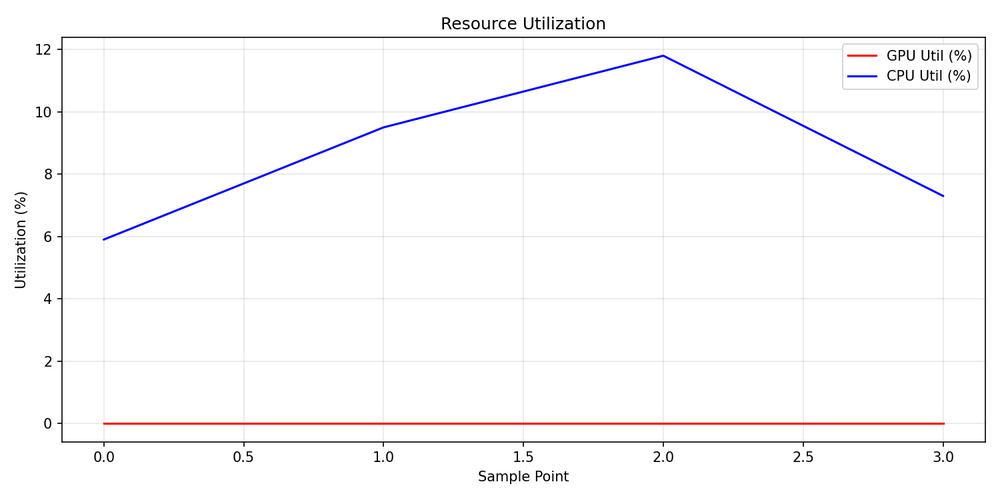
#> input picture performance_charts/resource_utilization.png, 1000 x 500 px, shrunk from 1500 x 750 before the run
$ python -i image_processing.py   (imports and definitions only)   (older library calls are emulated)
#> lines starting #> are read from the running program, lines starting #| are printed output that depends on the picture
import cv2
import numpy as np

def enhance_frame_for_detection(frame, enhancement_level='medium'):
    """
    Enhance frame contrast and sharpness to improve vehicle detection,
    especially for distant objects.

    Args:
        frame: Input RGB frame (numpy array)
        enhancement_level: 'light', 'medium', 'strong' - controls intensity

    Returns:
        Enhanced RGB frame
    """
#> called with enhancement_level = 'medium'

    # Define enhancement parameters based on level
    params = {
        'light': {
            'clahe_clip': 2.0,
            'clahe_grid': (8, 8),
            'sharpen_alpha': 0.3,
            'gamma': 1.1
        },
        'medium': {
            'clahe_clip': 3.0,
            'clahe_grid': (8, 8),
            'sharpen_alpha': 0.5,
            'gamma': 1.2
        },
        'strong': {
            'clahe_clip': 4.0,
            'clahe_grid': (6, 6),
            'sharpen_alpha': 0.7,
            'gamma': 1.3
        }
    }

    p = params.get(enhancement_level, params['medium'])

    # Convert to LAB color space for better contrast enhancement
    lab = cv2.cvtColor(frame, cv2.COLOR_RGB2LAB)
#> lab: shape (500, 1000, 3); mean of channels 0, 1, 2 250.5, 128.6, 127.8
    l_channel, a_channel, b_channel = cv2.split(lab)
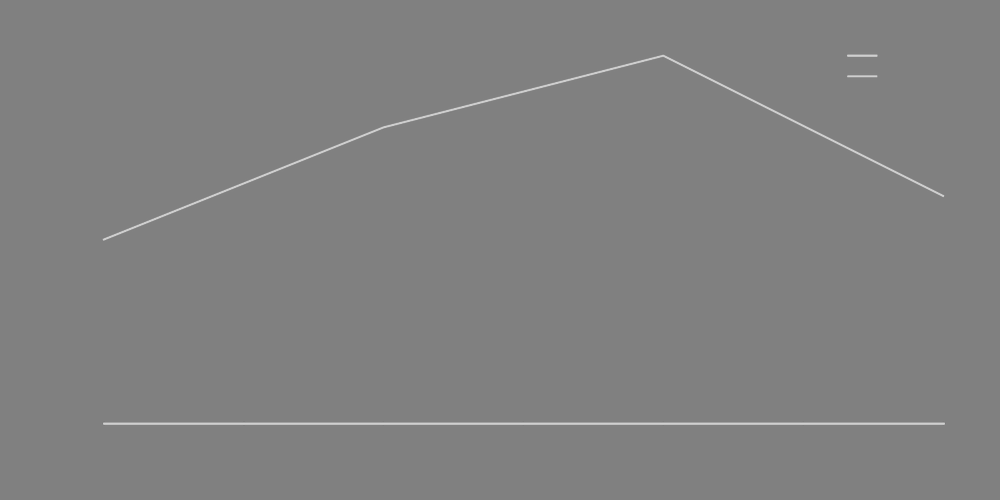
#> a_channel: shape (500, 1000); min 123, max 208, mean 128.6

    # Apply CLAHE (Contrast Limited Adaptive Histogram Equalization) to L channel
    clahe = cv2.createCLAHE(clipLimit=p['clahe_clip'], tileGridSize=p['clahe_grid'])
    l_channel_enhanced = clahe.apply(l_channel)

    # Merge channels back
    lab_enhanced = cv2.merge([l_channel_enhanced, a_channel, b_channel])
#> lab_enhanced: shape (500, 1000, 3); mean of channels 0, 1, 2 250, 128.6, 127.8
    frame_contrast = cv2.cvtColor(lab_enhanced, cv2.COLOR_LAB2BGR)

    # Apply gamma correction for brightness adjustment
    gamma_corrected = adjust_gamma(frame_contrast, p['gamma'])

    # Apply unsharp masking for sharpening
    frame_sharp = unsharp_mask(gamma_corrected, p['sharpen_alpha'])

    # Optional: Enhance edges specifically
    frame_final = enhance_edges(frame_sharp, intensity=0.3)

    return cv2.cvtColor(frame_final, cv2.COLOR_RGB2BGR)

def adjust_gamma(image, gamma=1.0):
    """Apply gamma correction to adjust brightness"""
#> called with gamma = 1.2
    inv_gamma = 1.0 / gamma
    table = np.array([((i / 255.0) ** inv_gamma) * 255 for i in np.arange(0, 256)]).astype("uint8")
    return cv2.LUT(image, table)

def unsharp_mask(image, alpha=0.5, blur_radius=1):
    """Apply unsharp masking for sharpening"""
#> called with alpha = 0.5, blur_radius = 1
    # Create Gaussian blur
    blurred = cv2.GaussianBlur(image, (0, 0), blur_radius)
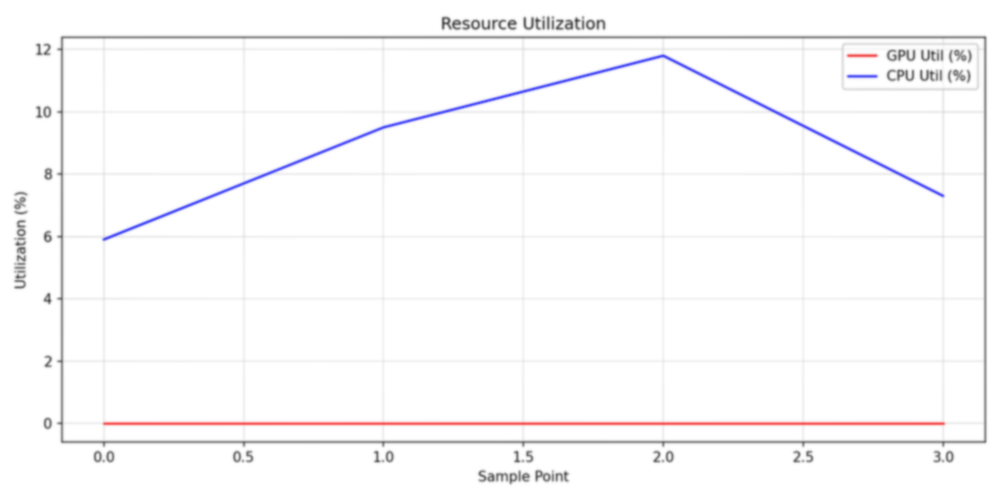
#> blurred: shape (500, 1000, 3); mean B, G, R 250.5, 249.6, 250.4

    # Create sharpened image
    sharpened = cv2.addWeighted(image, 1.0 + alpha, blurred, -alpha, 0)

    return sharpened

def enhance_edges(image, intensity=0.3):
    """Enhance edges to make object boundaries clearer"""
#> called with intensity = 0.3
    # Convert to grayscale for edge detection
    gray = cv2.cvtColor(image, cv2.COLOR_BGR2GRAY)

    # Apply Laplacian edge detection
    laplacian = cv2.Laplacian(gray, cv2.CV_64F)
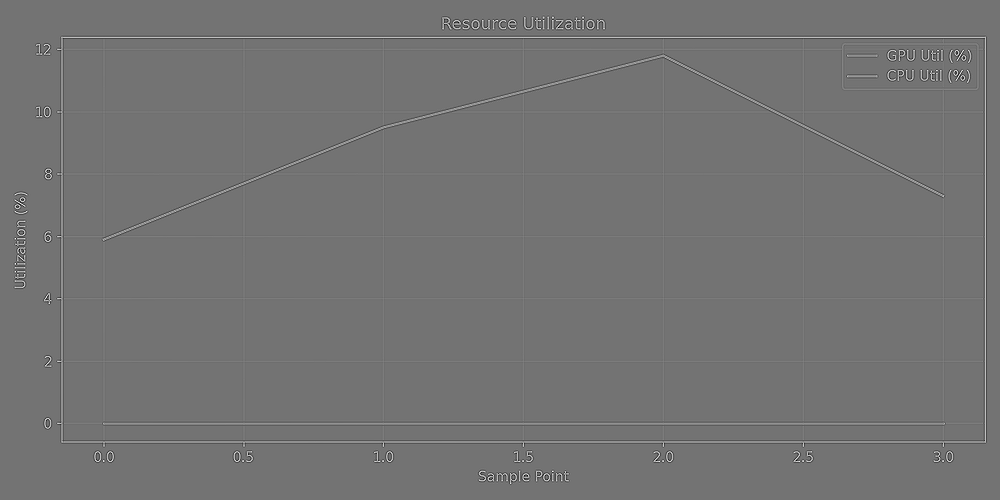
#> laplacian: shape (500, 1000) float64; min -667, max 801, mean 0; drawn with min black and max white
    laplacian = np.uint8(np.absolute(laplacian))
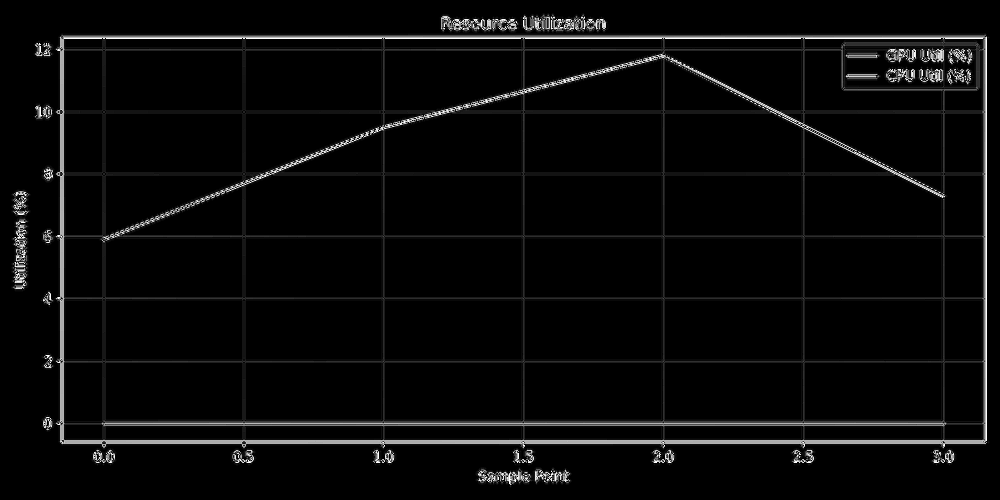
#> laplacian: shape (500, 1000); min 0, max 255, mean 9.6

    # Convert back to 3-channel
    laplacian_3ch = cv2.cvtColor(laplacian, cv2.COLOR_GRAY2BGR)

    # Blend with original image
    enhanced = cv2.addWeighted(image, 1.0, laplacian_3ch, intensity, 0)

    return enhanced

>>> import cv2
>>> picture = cv2.cvtColor(cv2.imread('../performance_charts/resource_utilization.png'), cv2.COLOR_BGR2RGB)
>>> result = enhance_frame_for_detection(picture)

$ run again, on performance_charts/fps_over_time.png
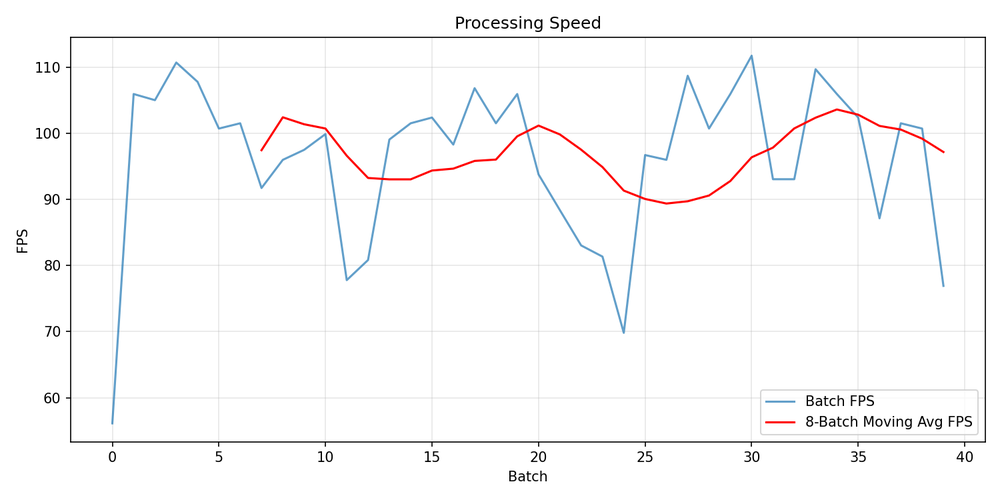
#> input picture performance_charts/fps_over_time.png, 1000 x 500 px, shrunk from 1500 x 750 before the run
#> lab: shape (500, 1000, 3); mean of channels 0, 1, 2 250.2, 128.2, 127.9
#> in enhance_frame_for_detection, `l_channel, a_channel, b_channel = cv2.split(lab)`:
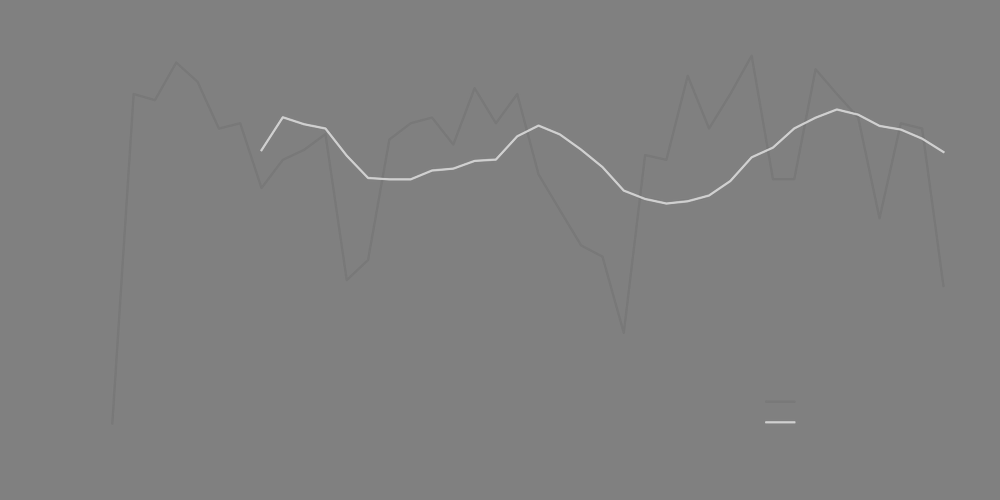
#> a_channel: shape (500, 1000); min 116, max 208, mean 128.2
#> lab_enhanced: shape (500, 1000, 3); mean of channels 0, 1, 2 249.4, 128.2, 127.9
#> in enhance_edges, `laplacian = np.uint8(np.absolute(laplacian))`:
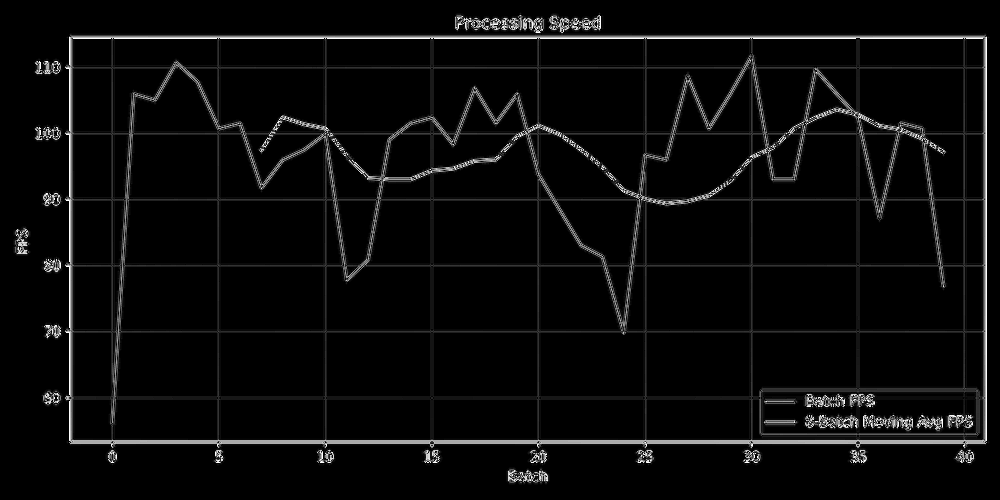
#> laplacian: shape (500, 1000); min 0, max 255, mean 10.6

$ run again, on performance_charts/timing_breakdown.png
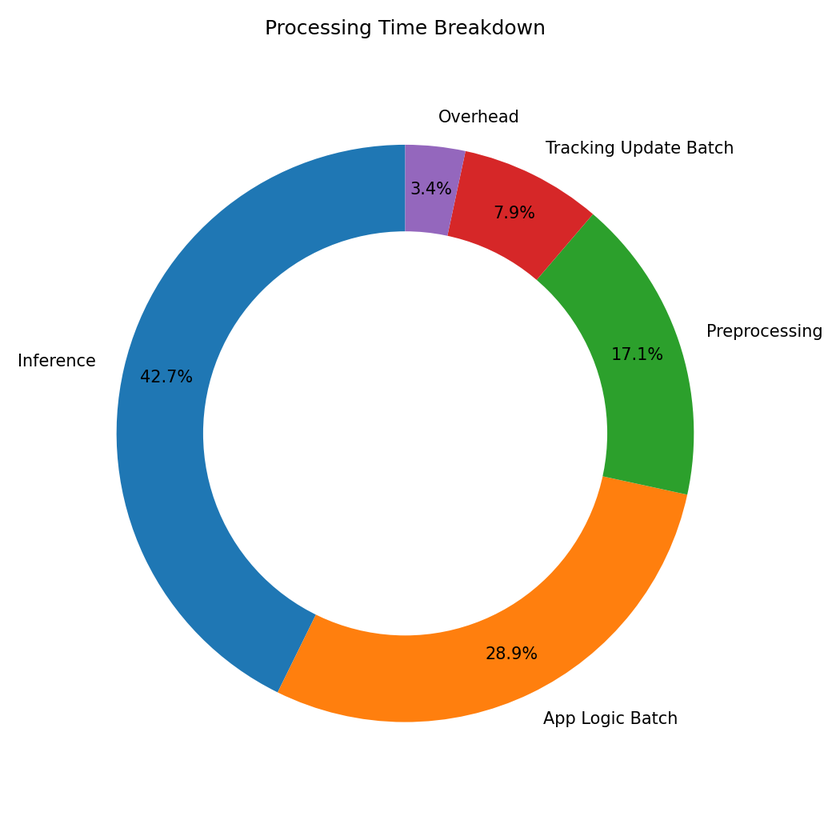
#> input picture performance_charts/timing_breakdown.png, 840 x 840 px, shrunk from 1050 x 1050 before the run
#> lab: shape (840, 840, 3); mean of channels 0, 1, 2 232, 129.5, 130.8
#> in enhance_frame_for_detection, `l_channel, a_channel, b_channel = cv2.split(lab)`:
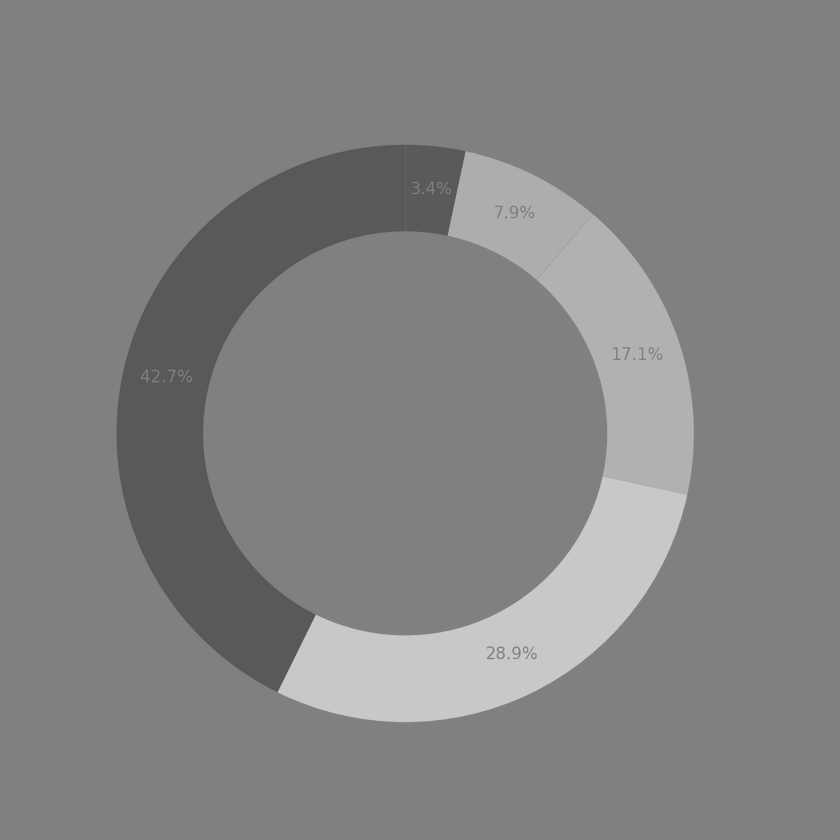
#> b_channel: shape (840, 840); min 81, max 202, mean 130.8
#> lab_enhanced: shape (840, 840, 3); mean of channels 0, 1, 2 231.4, 129.5, 130.8
#> in enhance_edges, `laplacian = np.uint8(np.absolute(laplacian))`:
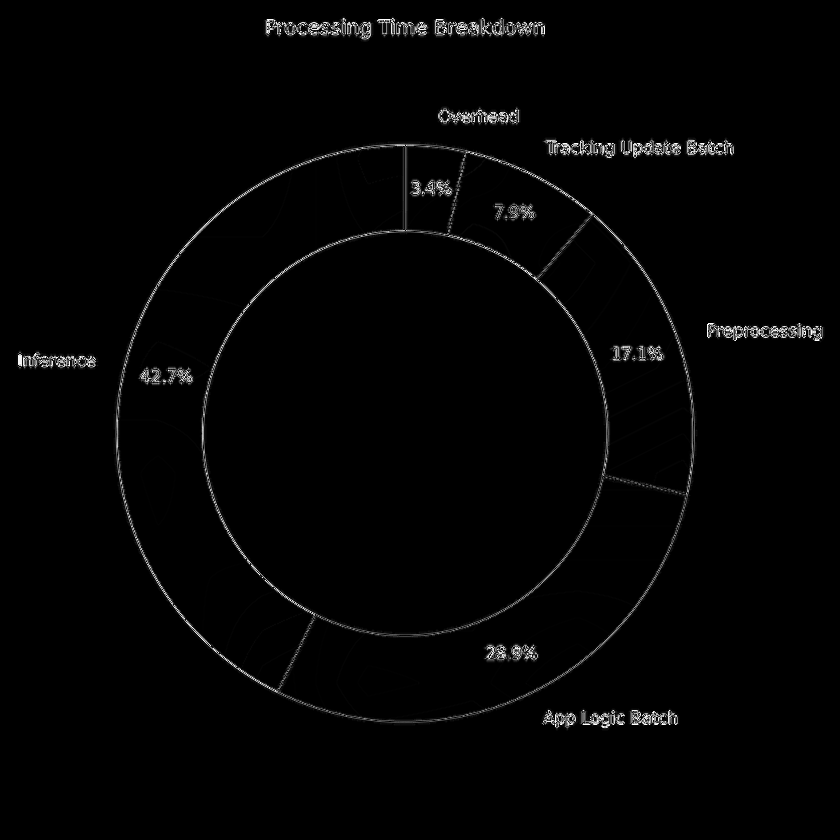
#> laplacian: shape (840, 840); min 0, max 255, mean 3.6
